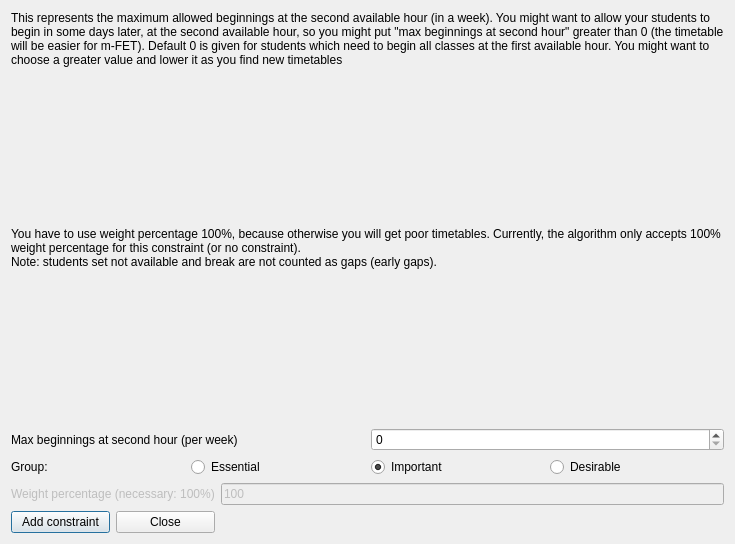
<?xml version="1.0" encoding="UTF-8"?>
<ui version="4.0">
 <class>AddConstraintStudentsEarlyMaxBeginningsAtSecondHourForm_template</class>
 <widget class="QDialog" name="AddConstraintStudentsEarlyMaxBeginningsAtSecondHourForm_template">
  <property name="geometry">
   <rect>
    <x>0</x>
    <y>0</y>
    <width>735</width>
    <height>544</height>
   </rect>
  </property>
  <property name="windowTitle">
   <string extracomment="This is the title of the dialog to add a new constraint of this type">Add students early max beginnings at second hour</string>
  </property>
  <layout class="QGridLayout" name="gridLayout">
   <item row="0" column="0" colspan="2">
    <widget class="QLabel" name="instructions1TextLabel">
     <property name="sizePolicy">
      <sizepolicy hsizetype="Minimum" vsizetype="Minimum">
       <horstretch>0</horstretch>
       <verstretch>0</verstretch>
      </sizepolicy>
     </property>
     <property name="frameShape">
      <enum>QFrame::NoFrame</enum>
     </property>
     <property name="frameShadow">
      <enum>QFrame::Plain</enum>
     </property>
     <property name="text">
      <string>This represents the maximum allowed beginnings at the second available hour (in a week). You might want to allow your students to begin in some days later, at the second available hour, so you might put &quot;max beginnings at second hour&quot; greater than 0 (the timetable will be easier for m-FET). Default 0 is given for students which need to begin all classes at the first available hour. You might want to choose a greater value and lower it as you find new timetables</string>
     </property>
     <property name="wordWrap">
      <bool>true</bool>
     </property>
    </widget>
   </item>
   <item row="1" column="0">
    <spacer name="spacer11_2">
     <property name="orientation">
      <enum>Qt::Vertical</enum>
     </property>
     <property name="sizeType">
      <enum>QSizePolicy::Expanding</enum>
     </property>
     <property name="sizeHint" stdset="0">
      <size>
       <width>20</width>
       <height>20</height>
      </size>
     </property>
    </spacer>
   </item>
   <item row="2" column="0" colspan="2">
    <widget class="QLabel" name="instructions2TextLabel">
     <property name="sizePolicy">
      <sizepolicy hsizetype="Minimum" vsizetype="Minimum">
       <horstretch>0</horstretch>
       <verstretch>0</verstretch>
      </sizepolicy>
     </property>
     <property name="frameShape">
      <enum>QFrame::NoFrame</enum>
     </property>
     <property name="frameShadow">
      <enum>QFrame::Plain</enum>
     </property>
     <property name="text">
      <string>You have to use weight percentage 100%, because otherwise you will get poor timetables. Currently, the algorithm only accepts 100% weight percentage for this constraint (or no constraint).
Note: students set not available and break are not counted as gaps (early gaps).</string>
     </property>
     <property name="wordWrap">
      <bool>true</bool>
     </property>
    </widget>
   </item>
   <item row="3" column="0">
    <spacer name="spacer11">
     <property name="orientation">
      <enum>Qt::Vertical</enum>
     </property>
     <property name="sizeType">
      <enum>QSizePolicy::Expanding</enum>
     </property>
     <property name="sizeHint" stdset="0">
      <size>
       <width>20</width>
       <height>20</height>
      </size>
     </property>
    </spacer>
   </item>
   <item row="4" column="0" colspan="2">
    <layout class="QHBoxLayout" name="horizontalLayout">
     <item>
      <widget class="QLabel" name="maxBeginningsTextLabel">
       <property name="frameShape">
        <enum>QFrame::NoFrame</enum>
       </property>
       <property name="frameShadow">
        <enum>QFrame::Plain</enum>
       </property>
       <property name="text">
        <string>Max beginnings at second hour (per week)</string>
       </property>
       <property name="wordWrap">
        <bool>false</bool>
       </property>
      </widget>
     </item>
     <item>
      <widget class="QSpinBox" name="maxBeginningsSpinBox"/>
     </item>
    </layout>
   </item>
   <item row="5" column="0" colspan="2">
    <layout class="QHBoxLayout" name="horizontalLayout_4">
     <item>
      <widget class="QLabel" name="groupTextLabel">
       <property name="text">
        <string>Group:</string>
       </property>
      </widget>
     </item>
     <item>
      <widget class="QRadioButton" name="essentialRadioButton">
       <property name="text">
        <string>Essential</string>
       </property>
      </widget>
     </item>
     <item>
      <widget class="QRadioButton" name="importantRadioButton">
       <property name="text">
        <string>Important</string>
       </property>
       <property name="checked">
        <bool>true</bool>
       </property>
      </widget>
     </item>
     <item>
      <widget class="QRadioButton" name="desirableRadioButton">
       <property name="text">
        <string>Desirable</string>
       </property>
      </widget>
     </item>
    </layout>
   </item>
   <item row="6" column="0">
    <widget class="QLabel" name="weightTextLabel">
     <property name="enabled">
      <bool>false</bool>
     </property>
     <property name="frameShape">
      <enum>QFrame::NoFrame</enum>
     </property>
     <property name="frameShadow">
      <enum>QFrame::Plain</enum>
     </property>
     <property name="text">
      <string>Weight percentage (necessary: 100%)</string>
     </property>
     <property name="wordWrap">
      <bool>false</bool>
     </property>
    </widget>
   </item>
   <item row="6" column="1">
    <widget class="QLineEdit" name="weightLineEdit">
     <property name="enabled">
      <bool>false</bool>
     </property>
     <property name="text">
      <string notr="true">100</string>
     </property>
    </widget>
   </item>
   <item row="7" column="0">
    <layout class="QHBoxLayout" name="horizontalLayout_2">
     <item>
      <widget class="QPushButton" name="addConstraintPushButton">
       <property name="text">
        <string>Add constraint</string>
       </property>
      </widget>
     </item>
     <item>
      <widget class="QPushButton" name="closePushButton">
       <property name="text">
        <string>Close</string>
       </property>
      </widget>
     </item>
    </layout>
   </item>
  </layout>
 </widget>
 <layoutdefault spacing="6" margin="11"/>
 <resources/>
 <connections/>
</ui>
